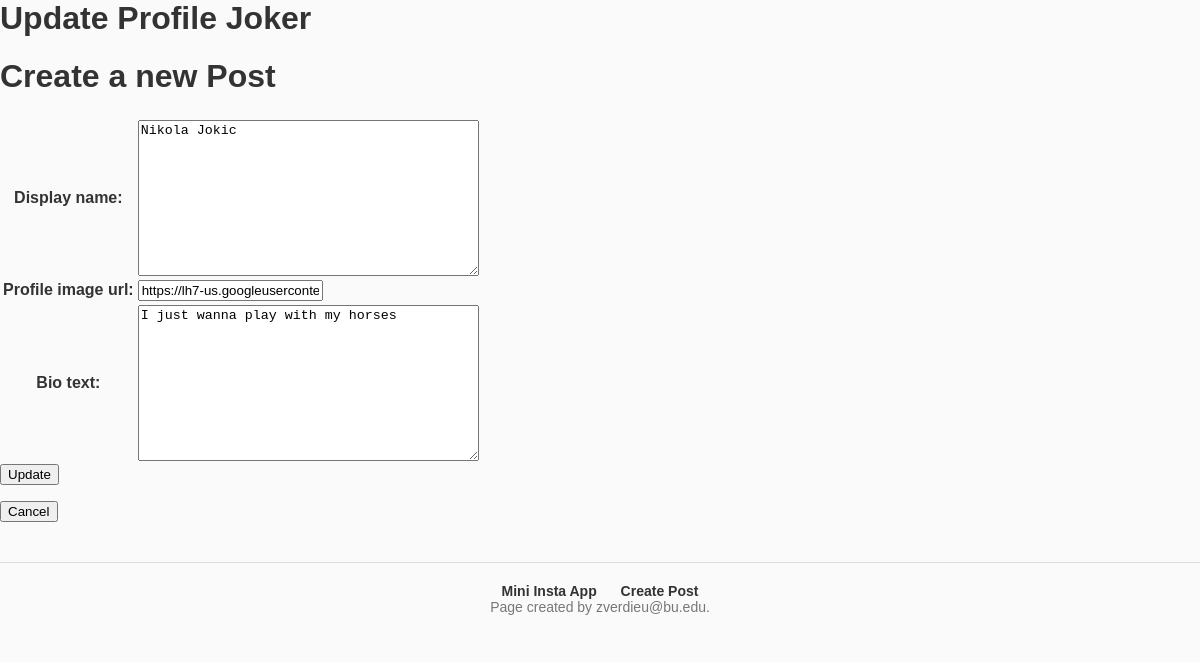
Page /mini_insta/profile/6/update on the earlier database version.
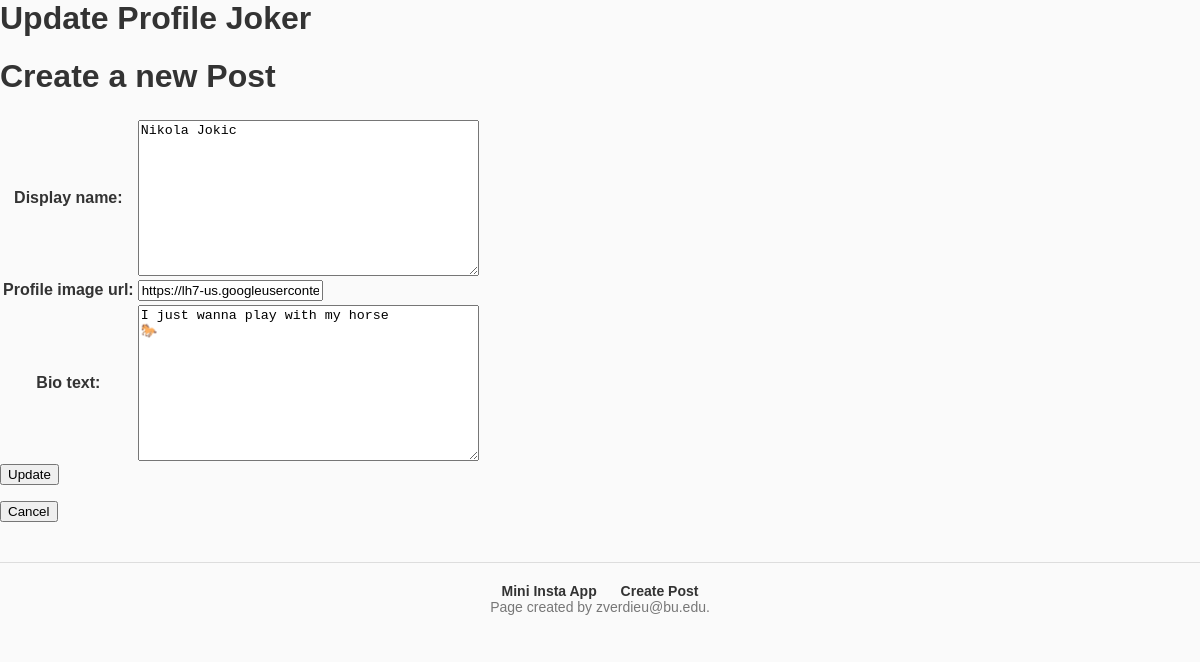
Same page on the later database version.
### mini_insta/models.py (models this page shows, shortened)
class Profile(models.Model):
    username = models.TextField(blank=True)
    display_name = models.TextField(blank=True)
    profile_image_url = models.URLField(blank=True)
    bio_text = models.TextField(blank=True)
    join_date = models.DateTimeField(auto_now=True)

### mini_insta/views.py (the view)
# urls.py: path('profile/<int:pk>/update', UpdateProfileView.as_view(), name="update_profile")
class UpdateProfileView(UpdateView):
    model = Profile
    form_class = UpdateProfileForm
    template_name = 'mini_insta/update_profile_form.html'
    conext_object_name = "profile"

### mini_insta/forms.py
class UpdateProfileForm(forms.ModelForm):
    class Meta:
        model = Profile
        fields = ['display_name', 'profile_image_url', 'bio_text']

### mini_insta/templates/mini_insta/update_profile_form.html (shortened to what this page needs)
 {% extends 'mini_insta/base.html' %}
 {% block content %}
 <h1>Update Profile {{profile.username}}</h1>
<div class="upsate-profile">
    <h1>Create a new Post</h1>
    <form action="{% url 'mini_insta:update_profile' profile.pk %}" method="POST"
    enctype="multipart/form-data">
        <table>
        {{form.as_table}}
        </table>
        <input type="submit" name="update_profile" value="Update"><br>
    </form>
    <form action="{% url 'mini_insta:show_profile' profile.pk %}" method="Get">
        <input type="submit" value="Cancel">
    </form>
</div>
{% endblock %}

Differences in the rows shown:
changed Profile "Joker": bio_text "I just wanna play with my horses" → "I just wanna play with my horse 🐎"
